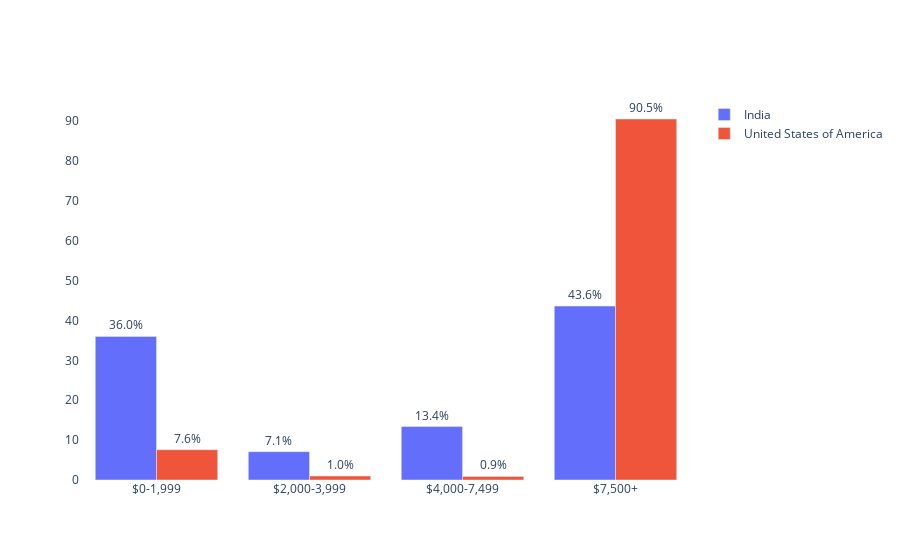

Notebook code cell kept with this figure:
### Code cell
# 강사님이 알려준 방식
fig = go.Figure()
for country, group in india_usa_df.groupby('Q3'):
    print(country)
    fig.add_trace(go.Bar(x = group['Q25']
                         , y = group['%']
                         , name = country
                         , text = group['%'].astype(str) + '%'
                         , textposition = 'outside')) # layer1

fig.update_layout(barmode='group', plot_bgcolor = 'white')

fig.show()

### Figure 1 — Plotly figure (JSON) as saved in the notebook; plotly's stock layout.template omitted (floating-point values rounded to 4 significant figures)
{"data": [{"name": "India", "text": ["36.0%", "7.1%", "13.4%", "43.6%"], "textposition": "outside", "type": "bar", "x": ["$0-1,999", "$2,000-3,999", "$4,000-7,499", "$7,500+"], "y": [36, 7.1, 13.4, 43.6]}, {"name": "United States of America", "text": ["7.6%", "1.0%", "0.9%", "90.5%"], "textposition": "outside", "type": "bar", "x": ["$0-1,999", "$2,000-3,999", "$4,000-7,499", "$7,500+"], "y": [7.6, 1, 0.9, 90.5]}], "layout": {"autosize": true, "barmode": "group", "plot_bgcolor": "white", "xaxis": {"autorange": true, "range": [-0.5, 3.5], "type": "category"}, "yaxis": {"autorange": true, "range": [0, 95.26], "type": "linear"}}}
